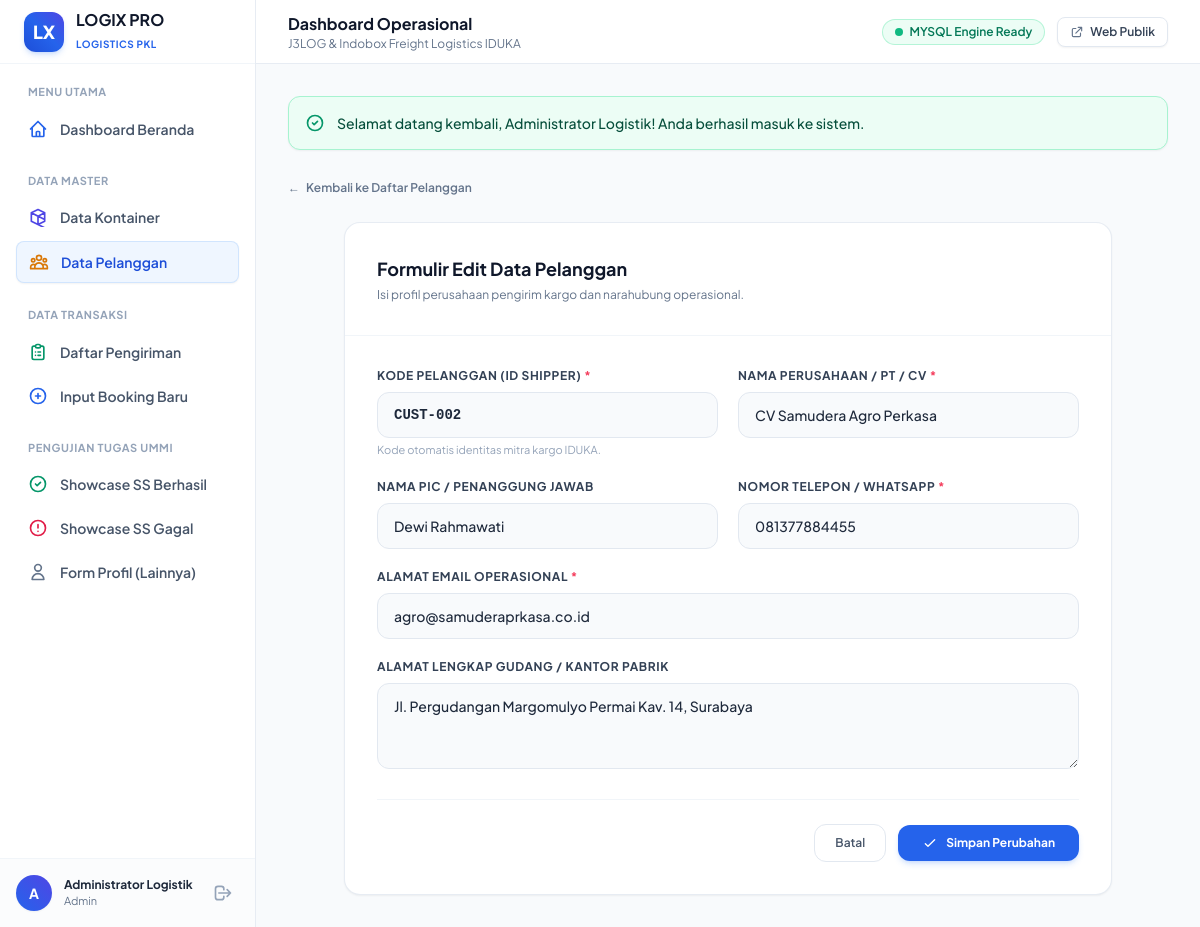
Page /pelanggan_form.php?id=2 (signed in) on the committed database.
### tables this page shows
CREATE TABLE `pelanggan` (
  `id` INT AUTO_INCREMENT PRIMARY KEY,
  `kode_pelanggan` VARCHAR(20) NOT NULL UNIQUE,
  `nama_perusahaan` VARCHAR(150) NOT NULL,
  `penanggung_jawab` VARCHAR(100) NOT NULL,
  `no_telp` VARCHAR(25) NOT NULL,
  `email` VARCHAR(100) NOT NULL,
  `alamat` TEXT NOT NULL,
  `created_at` TIMESTAMP DEFAULT CURRENT_TIMESTAMP
);

### pelanggan_form.php (the view, shortened to what this page needs)
<?php
require_once __DIR__ . '/includes/header.php';
$isEdit = false;
$id = (int)($_GET['id'] ?? 0);
$data = [
    'kode_pelanggan' => generateKodePelanggan($db),
    'nama_perusahaan' => '',
    'penanggung_jawab' => '',
    'no_telp' => '',
    'email' => '',
    'alamat' => ''
];
if ($id > 0) {
    $stmt = $db->prepare("SELECT * FROM pelanggan WHERE id = ?");
    $stmt->execute([$id]);
    $existing = $stmt->fetch();
    if ($existing) {
        $isEdit = true;
        $data = $existing;
    } else {
        setFlash('danger', 'Data pelanggan tidak ditemukan!');
        header('Location: pelanggan.php');
        exit;
    }
}
?>
<div class="mb-6">
    <a href="pelanggan.php" class="inline-flex items-center gap-1.5 text-xs font-semibold text-slate-500 hover:text-slate-800 transition-colors">
        <span>&larr;</span>
        <span>Kembali ke Daftar Pelanggan</span>
    </a>
</div>
<div class="max-w-3xl mx-auto bg-white rounded-2xl border border-slate-200/80 shadow-sm overflow-hidden">
    <div class="p-6 md:p-8 border-b border-slate-100">
        <h3 class="text-lg font-bold text-slate-900"><?= $isEdit ? 'Formulir Edit Data Pelanggan' : 'Formulir Input Data Pelanggan Baru' ?></h3>
        <p class="text-xs text-slate-500 mt-1">Isi profil perusahaan pengirim kargo dan narahubung operasional.</p>
    </div>
    <div class="p-6 md:p-8">
        <form action="pelanggan_form.php<?= $isEdit ? '?id='.$id : '' ?>" method="POST" id="formMasterPelanggan" class="space-y-6">
            <div class="grid grid-cols-1 md:grid-cols-2 gap-5">
                <div>
                    <label for="kode_pelanggan" class="block text-xs font-bold text-slate-700 uppercase tracking-wider mb-2">Kode Pelanggan (ID Shipper) <span class="text-rose-500">*</span></label>
                    <input type="text" name="kode_pelanggan" id="kode_pelanggan" class="w-full bg-slate-50 border border-slate-200 rounded-xl px-4 py-3 text-slate-800 text-sm font-mono font-bold focus:outline-none focus:ring-4 focus:ring-blue-100 focus:border-blue-500 transition-all" value="<?= htmlspecialchars($data['kode_pelanggan']) ?>" required>
                    <span class="text-[11px] text-slate-400 mt-1 block">Kode otomatis identitas mitra kargo IDUKA.</span>
                </div>
                <div>
                    <label for="nama_perusahaan" class="block text-xs font-bold text-slate-700 uppercase tracking-wider mb-2">Nama Perusahaan / PT / CV <span class="text-rose-500">*</span></label>
                    <input type="text" name="nama_perusahaan" id="nama_perusahaan" class="w-full bg-slate-50 border border-slate-200 rounded-xl px-4 py-3 text-slate-800 text-sm focus:outline-none focus:ring-4 focus:ring-blue-100 focus:border-blue-500 font-medium transition-all" placeholder="Cth: PT Samudera Perkasa" value="<?= htmlspecialchars($data['nama_perusahaan']) ?>" required>
                </div>
                <div>
                    <label for="penanggung_jawab" class="block text-xs font-bold text-slate-700 uppercase tracking-wider mb-2">Nama PIC / Penanggung Jawab</label>
                    <input type="text" name="penanggung_jawab" id="penanggung_jawab" class="w-full bg-slate-50 border border-slate-200 rounded-xl px-4 py-3 text-slate-800 text-sm focus:outline-none focus:ring-4 focus:ring-blue-100 focus:border-blue-500 font-medium transition-all" placeholder="Cth: Bambang Santoso" value="<?= htmlspecialchars($data['penanggung_jawab']) ?>">
                </div>
                <div>
                    <label for="no_telp" class="block text-xs font-bold text-slate-700 uppercase tracking-wider mb-2">Nomor Telepon / WhatsApp <span class="text-rose-500">*</span></label>
                    <input type="text" name="no_telp" id="no_telp" class="w-full bg-slate-50 border border-slate-200 rounded-xl px-4 py-3 text-slate-800 text-sm focus:outline-none focus:ring-4 focus:ring-blue-100 focus:border-blue-500 font-medium transition-all" placeholder="Cth: 081299887766" value="<?= htmlspecialchars($data['no_telp']) ?>" required>
                </div>
                <div class="md:col-span-2">
                    <label for="email" class="block text-xs font-bold text-slate-700 uppercase tracking-wider mb-2">Alamat Email Operasional <span class="text-rose-500">*</span></label>
                    <input type="email" name="email" id="email" class="w-full bg-slate-50 border border-slate-200 rounded-xl px-4 py-3 text-slate-800 text-sm focus:outline-none focus:ring-4 focus:ring-blue-100 focus:border-blue-500 font-medium transition-all" placeholder="Cth: logistik@perusahaan.com" value="<?= htmlspecialchars($data['email']) ?>" required>
                </div>
                <div class="md:col-span-2">
                    <label for="alamat" class="block text-xs font-bold text-slate-700 uppercase tracking-wider mb-2">Alamat Lengkap Gudang / Kantor Pabrik</label>
                    <textarea name="alamat" id="alamat" rows="3" class="w-full bg-slate-50 border border-slate-200 rounded-xl px-4 py-3 text-slate-800 text-sm focus:outline-none focus:ring-4 focus:ring-blue-100 focus:border-blue-500 font-medium transition-all" placeholder="Masukkan alamat lengkap penjemputan barang kargo"><?= htmlspecialchars($data['alamat']) ?></textarea>
                </div>
            </div>
            <div class="flex items-center justify-end gap-3 pt-6 border-t border-slate-100">
                <a href="pelanggan.php" class="px-5 py-2.5 rounded-xl border border-slate-200 text-slate-600 hover:bg-slate-50 font-semibold text-xs transition-all">Batal</a>
                <button type="submit" class="inline-flex items-center gap-2 px-6 py-2.5 rounded-xl bg-blue-600 hover:bg-blue-700 text-white font-bold text-xs shadow-md shadow-blue-500/20 transition-all" id="btnSimpanPelanggan">
                    <svg class="w-4 h-4" fill="none" stroke="currentColor" viewBox="0 0 24 24"><path stroke-linecap="round" stroke-linejoin="round" stroke-width="2" d="M5 13l4 4L19 7"/></svg>
                    <span><?= $isEdit ? 'Simpan Perubahan' : 'Tambahkan Pelanggan' ?></span>
                </button>
            </div>
        </form>
    </div>
</div>
<?php require_once __DIR__ . '/includes/footer.php'; ?>

### rows in the picture
pelanggan: kode_pelanggan "CUST-002", nama_perusahaan "CV Samudera Agro Perkasa", penanggung_jawab "Dewi Rahmawati", no_telp "081377884455", email "agro@samuderaprkasa.co.id", alamat "Jl. Pergudangan Margomulyo Permai Kav. 14, Surabaya"

### other values in the picture
substr($user['nama_lengkap'], 0, 1) "A"
$user['nama_lengkap'] "Administrator Logistik"
$user['role'] "Admin"
$pageTitle "Dashboard Operasional"
APP_COMPANY "J3LOG & Indobox Freight Logistics IDUKA"
$driverName "MYSQL"
$flash['message'] "Selamat datang kembali, Administrator Logistik! Anda berhasil masuk ke sistem."
